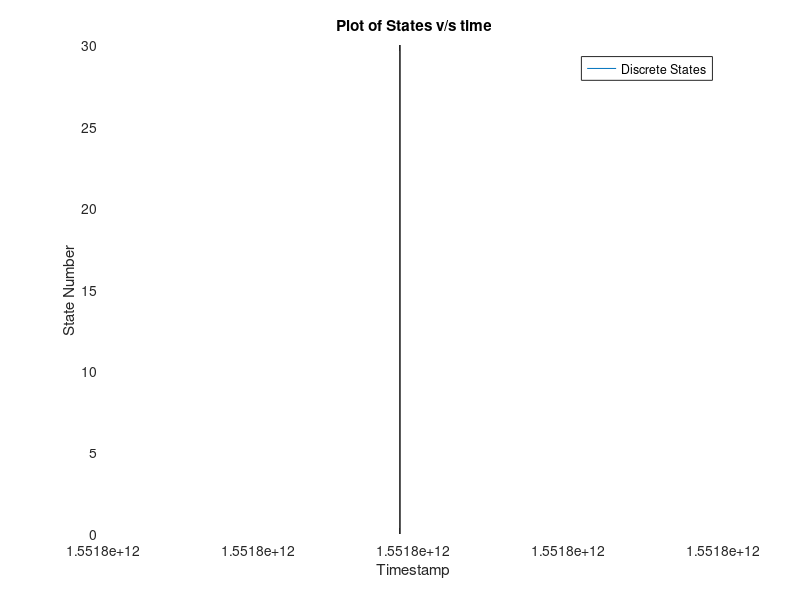

MATLAB code for this plot:
pose = importdata('pos_log_17.csv')
% [n,~] = size(pose.data(:,2));
%  ref = [];
%  ref(1:231) = 1;
%  ref(232:480) = 2;
%  ref(481:531) = 1;
%  ref(532:580) = 2;
%  ref(581:731) = 1;
%  ref(732:778) = 2;
%  ref(778:n) = 3;
plot(pose.data(:,1),pose.data(:,4))
%plot(pose.data(:,1),pose.data(:,2),pose.data(:,1),pose.data(:,3));
%plot(pose.data(:,1),pose.data(:,2),pose.data(:,1),pose.data(:,3))
%plot(pose.data(:,1),ref)
%legend('x','y')
%legend('theta')
legend('Discrete States')
hold on
grid on;
title('Plot of States v/s time')
xlabel('Timestamp')
ylabel('State Number')
hold off